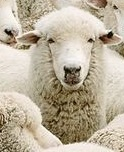
#> input picture domba.jpg, 124 x 152 px
$ jupyter execute latihan7.ipynb
#> lines starting #> are read from the running program, lines starting #| are printed output that depends on the picture
# Menghitung deteksi sawit dengan template matching

[cell 1]
# tampilkan kedua gambar
from matplotlib import pyplot as plt
import cv2

# panggil dan konversi warna agar sesuai dengan Matplotlib
Hewan = cv2.imread('domba.jpg')
#> Hewan is the input picture: shape (152, 124, 3); mean B, G, R 156.8, 177, 188.1
Hewan = cv2.cvtColor(Hewan, cv2.COLOR_BGR2RGB)

# panggil dan konversi warna agar sesuai dengan Matplotlib
Kumpulan_Hewan = cv2.imread('dombas.jpg')
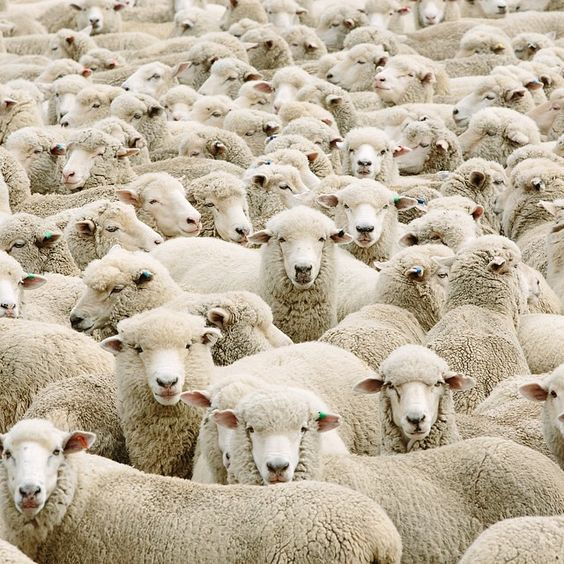
#> input picture dombas.jpg, 564 x 564 px
#> Kumpulan_Hewan is the input picture: shape (564, 564, 3); mean B, G, R 157.5, 178.1, 190.6
Kumpulan_Hewan = cv2.cvtColor(Kumpulan_Hewan, cv2.COLOR_BGR2RGB)

plt.subplot(121),plt.imshow(Hewan), plt.title('Hewan')
plt.subplot(122),plt.imshow(Kumpulan_Hewan), plt.title('Kumpulan Hewan')
plt.show()
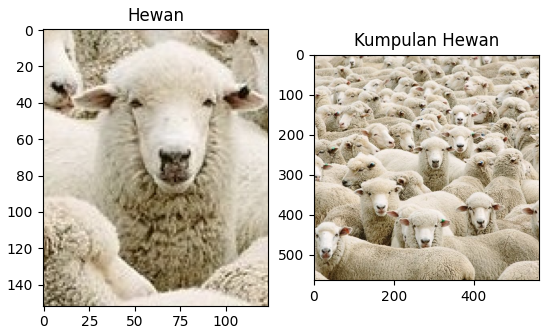
#> figure drawn by matplotlib, 2 panels

[cell 2]
import cv2
import numpy as np
import matplotlib.pyplot as plt

## Membaca gambar utuh untuk dicari
img_rgb = cv2.imread('dombas.jpg')
img_rgb = cv2.cvtColor(img_rgb, cv2.COLOR_BGR2RGB)

## Membaca template
template = cv2.imread('domba.jpg', 0)
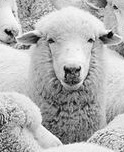
#> template: shape (152, 124); min 0, max 255, mean 178

## Ukuran template. Ukuran ini akan digunakan untuk menggambar kotak
w, h = template.shape[::-1]
#> w = 124; h = 152

## Mengubah gambar utuh menjadi grayscale
img_gray = cv2.cvtColor(img_rgb, cv2.COLOR_RGB2GRAY)
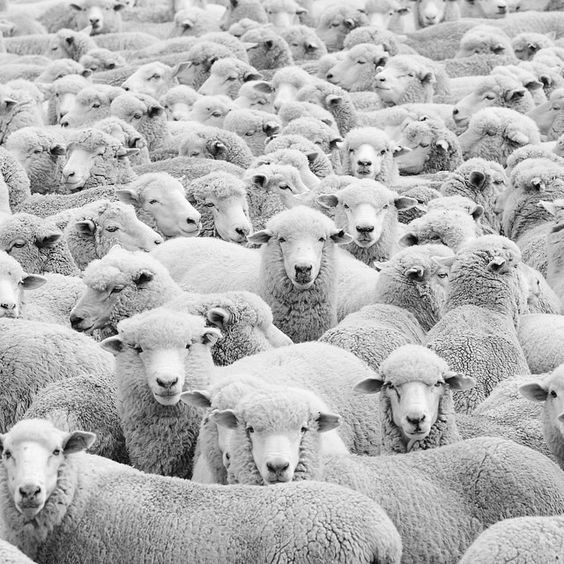
#> img_gray: shape (564, 564); min 1, max 255, mean 179.5

## Menggunakan metode COEFF-NORMALIZED
res = cv2.matchTemplate(img_gray, template, cv2.TM_CCOEFF_NORMED)
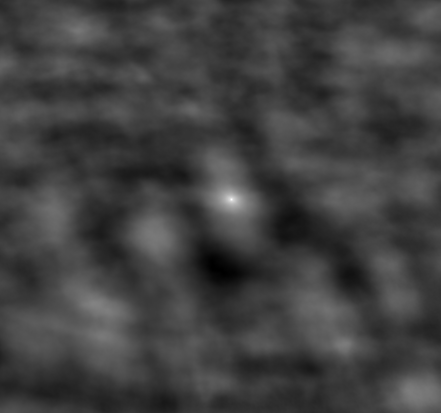
#> res: shape (413, 441) float32; min -0.331, max 0.999, mean 0.00918; drawn with min black and max white

## Nilai threshold atau ambang batas deteksi kemiripan titik.
## Lakukan eksperimen dengan merubah nilai ini
threshold = 0.15
loc = np.where(res >= threshold)
#> loc = 14728 positions, rows 9 to 412, columns 0 to 440

## Membuat array kosong untuk menyimpan lokasi-lokasi dari hasil deteksi
lspoint = []
lspoint2 = []
count = 0 # Untuk menyimpan jumlah matching yang ditemukan
for pt in zip(*loc[::-1]):
    ## Jika sudah ada, skip lokasi tersebut
    if pt[0] not in lspoint and pt[1] not in lspoint2:
        ## Gambar persegi warna kuning dengan ketebalan dua poin
        cv2.rectangle(img_rgb, pt, (pt[0] + w, pt[1] + h), (0, 255, 255), 2)
        for i in range(pt[0] - 9, pt[0] + 9):
            ## Tambahkan koordinat x ke list
            lspoint.append(i)
        for k in range(pt[1] - 9, pt[1] + 9):
            ## Tambahkan koordinat y ke list
            lspoint2.append(k)
        count += 1 # Berapa jumlah matching yang ditemukan?
    else:
        continue
#> this loop made 14728 passes
#> pt on passes 1 to 12: (429, 9), (430, 9), (431, 9), (432, 9), (433, 9), (427, 10), (428, 10), (429, 10), (430, 10), (431, 10), (432, 10), (433, 10)
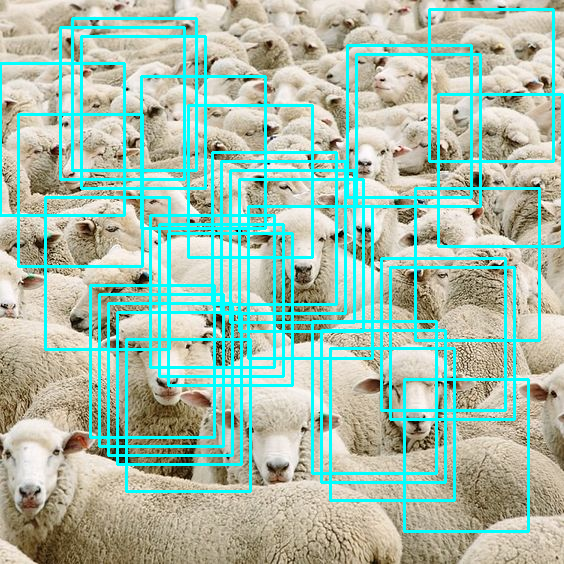
#> img_rgb: shape (564, 564, 3); mean R, G, B 160.7, 189.8, 172.3
#> after the loop, count = 32; lspoint = 576 values, max 446 at index 161, min -9 at index 108, mean 215; lspoint2 = 576 values, max 387 at index 575, min 0 at index 0, mean 187.1
print("Jumlah objek ditemukan: ", count)
#| Jumlah objek ditemukan:  32

## Tampilkan dengan imshow
plt.imshow(img_rgb)
plt.show()
